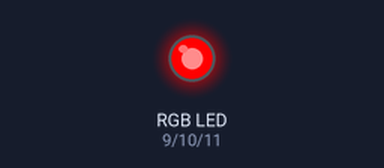
Simulated run of this sketch. Board: Arduino Uno, built with avr-gcc and run on an emulated ATmega328P. Shown: an RGB LED mixed from three pins (HIGH = lit). Dim RGB values are drawn brighter than linear.

Above: at 0.1 s.
At 4.05 s:
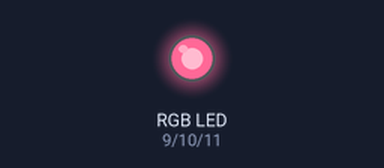
At 7.96 s:
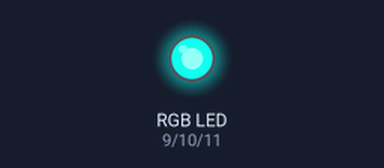
At 12.46 s:
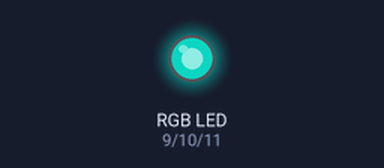
At 17.3 s:
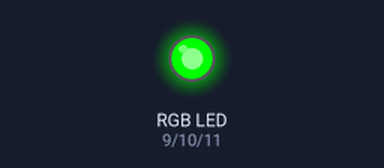
At 34.5 s:
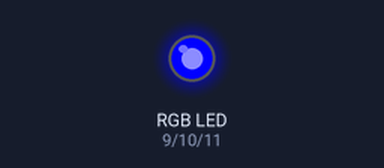
Timing chart, 0 to 40.0 s (numbered marks = the images above):
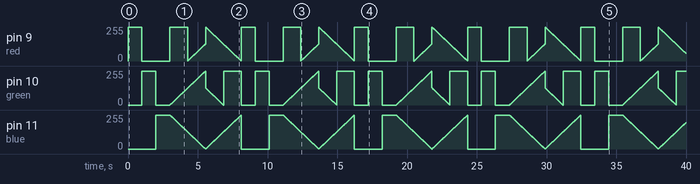

Measured:
- by itself, pin 9 (red), pin 10 (green): moves between 0/255 and 255/255, repeating every 8.1 s

The sketch:

KY-016.ino
```cpp
/*
  Demonstrates RGB LED - KY-016

  Demonstrates the different states of a RGB LED by connecting the cathode to
  ground and giving a signal (applying current) to the three signal pins with
  a variety of PWM signals.

  Board
  Arduino UNO

  Components
  * 4 x MALE-MALE Jumper Wires

  Created By
  Christer Nordbø (@CNordbo)

  https://github.com/Cnordbo/arduino-sensor-docs

*/

// Pin value for red light
int red = 9;

// Pin value for green light
int green = 10;

// Pin value for blue light
int blue = 11;

void setup() {
  pinMode (red, OUTPUT);
  pinMode (green, OUTPUT);
  pinMode (blue, OUTPUT);
}
void loop() {
  //Only display RED
  analogWrite (red, 255);
  analogWrite (green, 0);
  analogWrite (blue, 0);
  delay(1000);

  //Only display GREEN
  analogWrite (red, 0);
  analogWrite (green, 255);
  analogWrite (blue, 0);
  delay(1000);

  //Only display BLUE
  analogWrite (red, 0);
  analogWrite (green, 0);
  analogWrite (blue, 255);
  delay(1000);

  //Loop trough different color blendings using PWM
  for (int val = 255; val > 0; val--)
  {
    analogWrite (red, 128-val);
    analogWrite (green, 255-val);
    analogWrite (blue, val);
    delay (10);
  }
  for (int val = 0; val < 255; val++)
  {
    analogWrite (red, 255-val);
    analogWrite (green, 128-val);
    analogWrite (blue, val);
    delay (10);
  }
}
```
